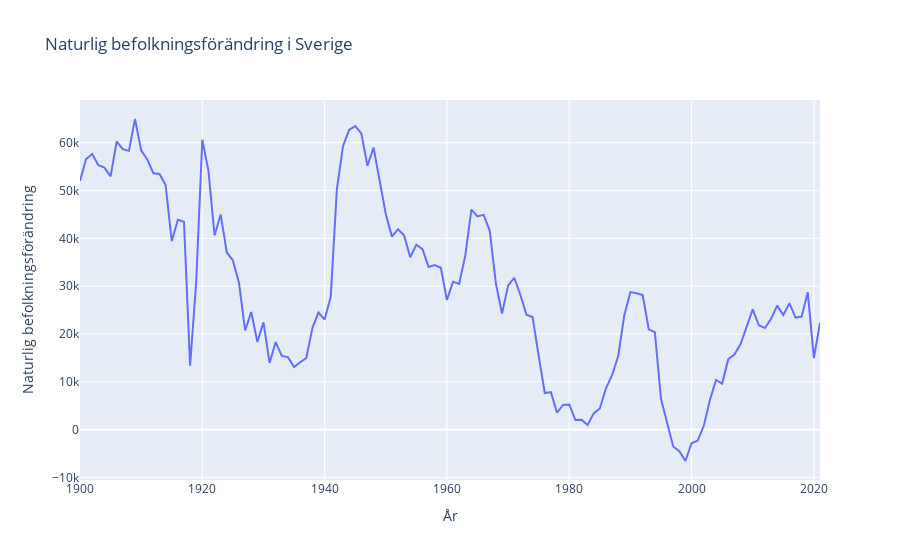

Notebook code cell kept with this figure:
### Code cell
fig = px.line(
    swedish_demographics,
    x="År",
    y="Naturlig befolkningsförändring",
    title="Naturlig befolkningsförändring i Sverige",
)
fig.show()
